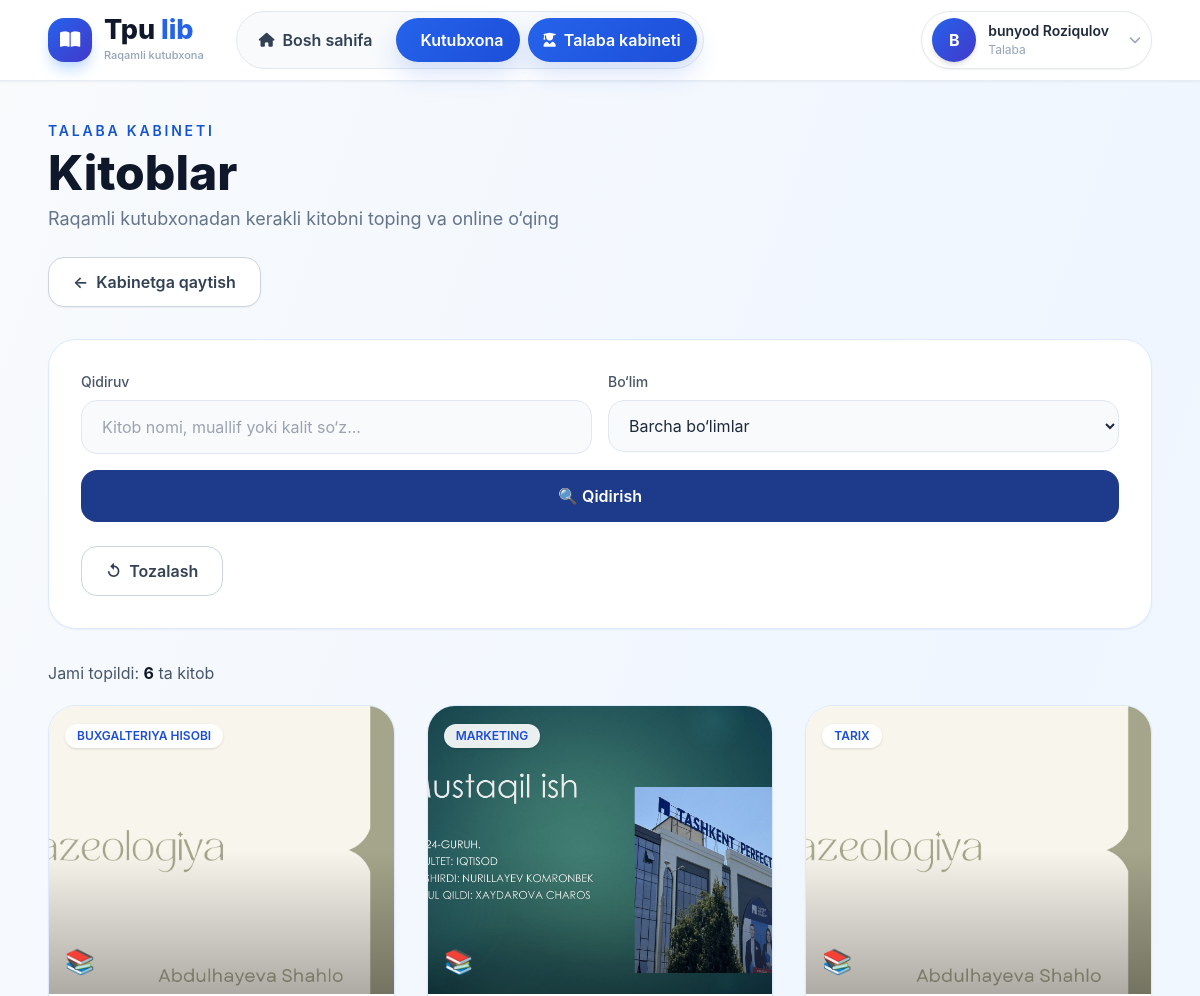
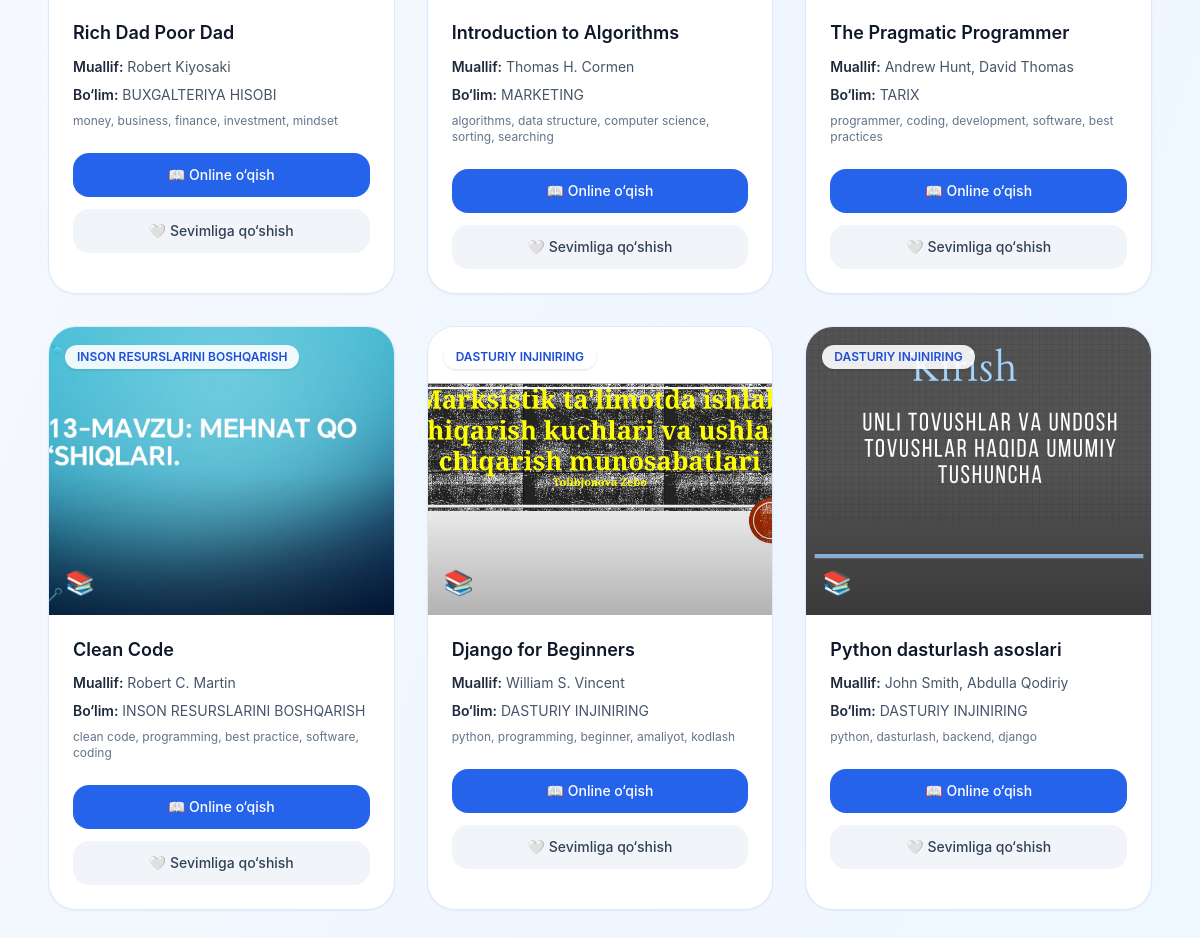
The page /panel/student/books/ (signed in) on the database its author committed (2 pictures, top to bottom).
### library/models.py (models this page shows, shortened)
class TimeStampedModel(models.Model):
    created_at = models.DateTimeField(auto_now_add=True, verbose_name="Yaratilgan vaqt")
    updated_at = models.DateTimeField(auto_now=True, verbose_name="Yangilangan vaqt")
    class Meta:
        abstract = True

class Book(TimeStampedModel):
    title = models.CharField("Kitob nomi", max_length=255)
    author = models.CharField("Muallif", max_length=255)
    category = models.ForeignKey(
        Category,
        on_delete=models.SET_NULL,
        null=True,
        blank=True,
        verbose_name="Bo‘lim",
        related_name='books',
    )
    keywords = models.CharField("Kalit so‘zlar", max_length=255, blank=True)
    description = models.TextField("Tavsif", blank=True)
    pdf_file = models.FileField(
        "PDF fayl",
        upload_to='books/pdfs/',
        validators=[validate_pdf_size],
    )
    cover = models.ImageField(
        "Muqova rasmi",
        upload_to='books/covers/',
        blank=True,
        null=True,
        validators=[validate_image_size],
    )
    uploaded_by = models.ForeignKey(
        User,
        on_delete=models.SET_NULL,
        null=True,
        blank=True,
        verbose_name="Yuklagan foydalanuvchi",
        related_name='uploaded_books',
    )
    class Meta:
        verbose_name = "Kitob"
        verbose_name_plural = "Kitoblar"
        ordering = ['-created_at']

class Category(TimeStampedModel):
    name = models.CharField("Bo‘lim nomi", max_length=150, unique=True)
    class Meta:
        verbose_name = "Bo‘lim"
        verbose_name_plural = "Bo‘limlar"
        ordering = ['name']

### library/views.py (the view)
# urls.py: path('panel/student/books/', student_books, name='student_books'),
@login_required
def student_books(request):
    if not hasattr(request.user, 'student_profile'):
        return redirect('login')
    books = Book.objects.select_related('category').order_by('-created_at')
    categories = Category.objects.all().order_by('name')
    q = request.GET.get('q', '').strip()
    category = request.GET.get('category', '').strip()
    if q:
        books = books.filter(
            Q(title__icontains=q) |
            Q(author__icontains=q) |
            Q(keywords__icontains=q)
        )
    if category:
        books = books.filter(category_id=category)
    favorite_ids = StudentFavoriteBook.objects.filter(
        student=request.user.student_profile
    ).values_list('book_id', flat=True)
    context = {
        'books': books,
        'categories': categories,
        'favorite_ids': list(favorite_ids),
        'selected_category': category,
        'search_query': q,
    }
    return render(request, 'library/students/books.html', context)

### library/context_processors.py (called while the page is built, shortened)
def admin_dashboard_stats(request):
    return {}

### templates/library/students/books.html (shortened to what this page needs)
{% extends "library/base.html" %}
{% block content %}
<div class="min-h-screen bg-gradient-to-br from-slate-50 via-blue-50 to-sky-50">
    <div class="max-w-screen-2xl mx-auto px-6 sm:px-8 lg:px-12 py-10">
        <div class="flex flex-col xl:flex-row xl:items-end xl:justify-between gap-6 mb-8">
            <div>
                <p class="text-sm font-semibold uppercase tracking-[0.2em] text-[#1554d1] mb-2">
                    Talaba kabineti
                </p>
                <h1 class="text-4xl sm:text-5xl font-extrabold text-slate-900">
                    Kitoblar
                </h1>
                <p class="text-slate-500 mt-2 text-base sm:text-lg">
                    Raqamli kutubxonadan kerakli kitobni toping va online o‘qing
                </p>
            </div>
            <div class="flex flex-wrap gap-3">
                <a href="{% url 'student_panel' %}"
                   class="inline-flex items-center gap-2 px-6 py-3 rounded-2xl border border-slate-300 bg-white text-slate-700 font-semibold hover:bg-slate-50 transition shadow-sm">
                    <span>←</span>
                    <span>Kabinetga qaytish</span>
                </a>
            </div>
        </div>
        <div class="bg-white rounded-[28px] border border-blue-100 shadow-sm p-6 sm:p-8 mb-8">
            <form method="get" class="grid grid-cols-1 md:grid-cols-2 xl:grid-cols-4 gap-4">
                <div class="xl:col-span-2">
                    <label class="block text-sm font-medium text-slate-600 mb-2">Qidiruv</label>
                    <input
                        type="text"
                        name="q"
                        value="{{ request.GET.q }}"
                        placeholder="Kitob nomi, muallif yoki kalit so‘z..."
                        class="w-full bg-slate-50 border border-slate-200 rounded-2xl px-5 py-3.5 focus:outline-none focus:border-blue-500 focus:ring-4 focus:ring-blue-100"
                    >
                </div>
                <div>
                    <label class="block text-sm font-medium text-slate-600 mb-2">Bo‘lim</label>
                    <select
                        name="category"
                        class="w-full bg-slate-50 border border-slate-200 rounded-2xl px-4 py-3.5 focus:outline-none focus:border-blue-500 focus:ring-4 focus:ring-blue-100"
                    >
                        <option value="">Barcha bo‘limlar</option>
                    </select>
                </div>
                <div class="md:col-span-2 xl:col-span-1 flex items-end">
                    <button type="submit"
                            class="w-full bg-[#1e3a8a] hover:bg-[#172554] text-white px-6 py-3.5 rounded-2xl font-semibold transition-all">
                        🔍 Qidirish
                    </button>
                </div>
                <div class="md:col-span-2 xl:col-span-4 flex flex-wrap gap-3 pt-2">
                    <a href="{% url 'student_books' %}"
                       class="inline-flex items-center gap-2 px-6 py-3 rounded-2xl border border-slate-300 text-slate-700 font-semibold hover:bg-slate-50 transition">
                        <span>↺</span>
                        <span>Tozalash</span>
                    </a>
                </div>
            </form>
        </div>
        <div class="flex flex-col sm:flex-row sm:items-center sm:justify-between gap-3 mb-5">
            <p class="text-slate-600">
                Jami topildi: <span class="font-bold text-slate-900">{{ books|length }}</span> ta kitob
            </p>
        </div>
        {% if books %}
        <div class="grid gap-8 [grid-template-columns:repeat(auto-fit,minmax(260px,1fr))]">
            {% for book in books %}
            <div class="bg-white rounded-[28px] overflow-hidden border border-blue-100 shadow-sm hover:shadow-2xl hover:-translate-y-1 transition-all duration-300 group">
                <div class="h-72 bg-slate-100 relative flex items-center justify-center overflow-hidden">
                    {% if book.cover %}
                        <img src="{{ book.cover.url }}"
                             alt="{{ book.title }}"
                             class="w-full h-full object-cover group-hover:scale-105 transition-transform duration-500">
                    {% else %}
                        <div class="w-44 h-60 bg-gradient-to-br from-blue-700 to-indigo-700 rounded-2xl flex flex-col items-center justify-center text-white shadow-inner">
                            <span class="text-7xl mb-3">📖</span>
                            <p class="text-center text-xs px-4 font-medium line-clamp-2">{{ book.title }}</p>
                        </div>
                    {% endif %}
                    <div class="absolute inset-0 bg-gradient-to-t from-black/30 via-transparent to-transparent"></div>
                    {% if book.category %}
                    <div class="absolute top-4 left-4">
                        <span class="inline-flex items-center px-3 py-1 rounded-full bg-white/90 text-blue-700 text-xs font-semibold shadow">
                            {{ book.category.name }}
                        </span>
                    </div>
                    {% endif %}
                    <div class="absolute bottom-4 left-4 text-white text-2xl">
                        📚
                    </div>
                </div>
                <div class="p-6">
                    <h3 class="font-semibold text-lg leading-tight line-clamp-2 mb-3 text-slate-900">
                        {{ book.title }}
                    </h3>
                    <p class="text-slate-600 text-sm mb-2">
                        <span class="font-semibold text-slate-800">Muallif:</span> {{ book.author }}
                    </p>
                    <p class="text-slate-600 text-sm mb-2">
                        <span class="font-semibold text-slate-800">Bo‘lim:</span>
                        {{ book.category.name|default:"Bo‘lim belgilanmagan" }}
                    </p>
                    {% if book.keywords %}
                    <p class="text-xs text-slate-500 line-clamp-2 mb-4">
                        {{ book.keywords }}
                    </p>
                    {% endif %}
                    <div class="flex flex-col gap-3 mt-6">
                        <a href="{% url 'book_read' book.id %}"
                           class="text-center bg-blue-600 hover:bg-blue-700 text-white py-3 rounded-2xl text-sm font-medium transition-all">
                            📖 Online o‘qish
                        </a>
                        {% if book.id in favorite_ids %}
                            <a href="{% url 'toggle_student_favorite' book.id %}?next={{ request.get_full_path }}"
                               class="text-center bg-rose-50 hover:bg-rose-100 text-rose-600 py-3 rounded-2xl text-sm font-medium transition-all">
                                ❤️ Sevimlidan olib tashlash
                            </a>
                        {% else %}
                            <a href="{% url 'toggle_student_favorite' book.id %}?next={{ request.get_full_path }}"
                               class="text-center bg-slate-100 hover:bg-slate-200 text-slate-700 py-3 rounded-2xl text-sm font-medium transition-all">
                                🤍 Sevimliga qo‘shish
                            </a>
                        {% endif %}
                    </div>
                </div>
            </div>
            {% endfor %}
        </div>
        {% endif %}
    </div>
</div>
{% endblock %}

### templates/library/base.html (shortened to what this page needs)
{% load static %}
<!DOCTYPE html>
<html lang="uz">
<head>
    <script src="https://cdn.tailwindcss.com"></script>
    <link href="https://cdnjs.cloudflare.com/ajax/libs/font-awesome/6.5.0/css/all.min.css" rel="stylesheet">
</head>
<body class="bg-slate-50 text-slate-800">
<header class="sticky top-0 z-50 bg-white/90 backdrop-blur-xl border-b border-slate-200/80 shadow-sm">
    <div class="max-w-screen-2xl mx-auto px-6 sm:px-8 lg:px-12">
        <div class="flex items-center justify-between h-20">
            <div class="flex items-center gap-8">
                <a href="{% url 'home_page' %}" class="flex items-center gap-3 group">
                    <div class="w-11 h-11 rounded-2xl bg-gradient-to-br from-blue-600 to-indigo-700 text-white flex items-center justify-center shadow-lg shadow-blue-200 text-lg">
                        <i class="fas fa-book-open"></i>
                    </div>
                    <div>
                        <p class="text-[27px] leading-none font-extrabold text-slate-900">
                            Tpu <span class="text-blue-600">lib</span>
                        </p>
                        <p class="text-[11px] text-slate-400 font-medium mt-1 hidden sm:block">
                            Raqamli kutubxona
                        </p>
                    </div>
                </a>
                <nav class="hidden md:flex items-center gap-2 bg-slate-50 border border-slate-200 rounded-full p-1.5">
                    <a href="{% url 'home_page' %}"
                       class="nav-link {% if request.path == '/' %}active{% endif %}">
                        <i class="fas fa-house text-sm"></i>
                        <span>Bosh sahifa</span>
                    </a>
                    <a href="{% url 'public_library' %}"
                       class="nav-link {% if '/kutubxona' in request.path or '/books/' in request.path %}active{% endif %}">
                        <span>Kutubxona</span>
                    </a>
                    {% if request.user.is_authenticated %}
                        {% if request.user.student_profile %}
                            <a href="{% url 'student_panel' %}"
                               class="nav-link {% if '/panel/student/' in request.path %}active{% endif %}">
                                <i class="fas fa-user-graduate text-sm"></i>
                                <span>Talaba kabineti</span>
                            </a>
                        {% endif %}
                    {% endif %}
                </nav>
            </div>
            <div class="flex items-center gap-3">
                {% if request.user.is_authenticated %}
                <div class="relative">
                    <button id="profileButton"
                            type="button"
                            onclick="toggleDropdown()"
                            class="flex items-center gap-3 px-2.5 py-1.5 rounded-full border border-slate-200 bg-white hover:bg-slate-50 shadow-sm transition">
                        <div class="w-11 h-11 rounded-full bg-gradient-to-br from-blue-600 to-indigo-700 text-white flex items-center justify-center font-bold shadow-md">
                            {% if request.user.first_name %}
                                {{ request.user.first_name|slice:":1"|upper }}
                            {% else %}
                                {{ request.user.username|slice:":1"|upper }}
                            {% endif %}
                        </div>
                        <div class="hidden sm:block text-left pr-2">
                            <p class="text-sm font-semibold text-slate-800 leading-tight">
                                {% if request.user.first_name or request.user.last_name %}
                                    {{ request.user.first_name }} {{ request.user.last_name }}
                                {% else %}
                                    {{ request.user.username }}
                                {% endif %}
                            </p>
                            {% if request.user.is_superuser %}
                                <p class="text-xs text-slate-400 mt-0.5">Super Admin</p>
                            {% elif request.user.is_staff %}
                                <p class="text-xs text-slate-400 mt-0.5">Kutubxonachi</p>
                            {% elif request.user.teacher_profile %}
                                <p class="text-xs text-slate-400 mt-0.5">O‘qituvchi</p>
                            {% elif request.user.student_profile %}
                                <p class="text-xs text-slate-400 mt-0.5">Talaba</p>
                            {% else %}
                                <p class="text-xs text-slate-400 mt-0.5">Foydalanuvchi</p>
                            {% endif %}
                        </div>
                        <i class="fas fa-chevron-down text-xs text-slate-400 hidden sm:block"></i>
                    </button>
                </div>
                {% else %}
                <a href="{% url 'login' %}"
                   class="inline-flex items-center gap-2 px-6 py-3 bg-gradient-to-r from-blue-700 to-indigo-700 hover:from-blue-800 hover:to-indigo-800 text-white rounded-2xl font-semibold transition shadow-lg shadow-blue-200">
                    <i class="fas fa-right-to-bracket"></i>
                    <span>Kirish</span>
                </a>
                {% endif %}
            </div>
        </div>
    </div>
</header>
<main class="w-full min-h-[70vh]">
    {% block content %}{% endblock %}
</main>
</body>
</html>

### templates/library/base.html (style rules this page uses)
body { font-family: 'Inter', system-ui, sans-serif; }
.nav-link { position: relative; display: inline-flex; align-items: center; gap: 8px; padding: 10px 16px; border-radius: 999px; font-weight: 600; color: #334155; transition: all 0.25s ease; }
.nav-link.active { background: linear-gradient(135deg, #2563eb, #1d4ed8); color: white; box-shadow: 0 12px 24px rgba(37, 99, 235, 0.18); }

### rows shown on the page
Book: cover (picture), category.name "BUXGALTERIYA HISOBI", title "Rich Dad Poor Dad", author "Robert Kiyosaki", keywords "money, business, finance, investment, mindset"
Book: cover (picture), category.name "MARKETING", title "Introduction to Algorithms", author "Thomas H. Cormen", keywords "algorithms, data structure, computer science, sorting, searching"
Book: cover (picture), category.name "TARIX", title "The Pragmatic Programmer", author "Andrew Hunt, David Thomas", keywords "programmer, coding, development, software, best practices"
Book: cover (picture), category.name "INSON RESURSLARINI BOSHQARISH", title "Clean Code", author "Robert C. Martin", keywords "clean code, programming, best practice, software, coding"
Book: cover (picture), category.name "DASTURIY INJINIRING", title "Django for Beginners", author "William S. Vincent", keywords "python, programming, beginner, amaliyot, kodlash"
Book: cover (picture), category.name "DASTURIY INJINIRING", title "Python dasturlash asoslari", author "John Smith, Abdulla Qodiriy", keywords "python, dasturlash, backend, django"

### other values the page prints
{{ request.user.first_name|slice:":1"|upper }} "B"
{{ request.user.first_name }} "bunyod"
{{ request.user.last_name }} "Roziqulov"
{{ books|length }} "6"
